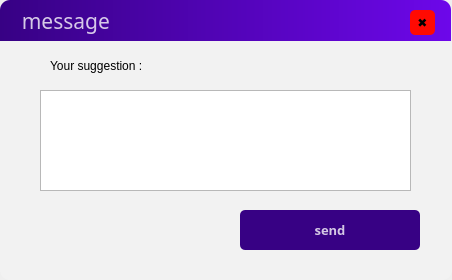
<?xml version="1.0" encoding="UTF-8"?>
<ui version="4.0">
 <class>Form</class>
 <widget class="QWidget" name="Form">
  <property name="geometry">
   <rect>
    <x>0</x>
    <y>0</y>
    <width>452</width>
    <height>280</height>
   </rect>
  </property>
  <property name="windowTitle">
   <string>Form</string>
  </property>
  <layout class="QHBoxLayout" name="horizontalLayout">
   <property name="spacing">
    <number>0</number>
   </property>
   <property name="leftMargin">
    <number>0</number>
   </property>
   <property name="topMargin">
    <number>0</number>
   </property>
   <property name="rightMargin">
    <number>0</number>
   </property>
   <property name="bottomMargin">
    <number>0</number>
   </property>
   <item>
    <widget class="QFrame" name="frame">
     <property name="styleSheet">
      <string notr="true">QFrame#frame{
	background-color: rgba(242,242,242,1.000);
	border-radius:10px;
}</string>
     </property>
     <property name="frameShape">
      <enum>QFrame::StyledPanel</enum>
     </property>
     <property name="frameShadow">
      <enum>QFrame::Raised</enum>
     </property>
     <widget class="QLabel" name="label">
      <property name="geometry">
       <rect>
        <x>0</x>
        <y>0</y>
        <width>451</width>
        <height>41</height>
       </rect>
      </property>
      <property name="font">
       <font>
        <family>Arial Black</family>
        <pointsize>16</pointsize>
        <weight>10</weight>
        <italic>false</italic>
        <bold>false</bold>
       </font>
      </property>
      <property name="styleSheet">
       <string notr="true">QLabel#label{
	font: 87 16pt &quot;Arial Black&quot;;
	background-color:qlineargradient(spread:pad, x1:0, y1:0, x2:1, y2:0, stop:0 rgb(55, 1, 132), stop:1 rgb(109, 7, 234));
	border-top-right-radius:10px;
	border-top-left-radius:10px;
	color:rgba(255,255,255,200);
}


</string>
      </property>
      <property name="text">
       <string>    message</string>
      </property>
     </widget>
     <widget class="QPushButton" name="close_button">
      <property name="geometry">
       <rect>
        <x>410</x>
        <y>10</y>
        <width>25</width>
        <height>25</height>
       </rect>
      </property>
      <property name="minimumSize">
       <size>
        <width>25</width>
        <height>25</height>
       </size>
      </property>
      <property name="maximumSize">
       <size>
        <width>25</width>
        <height>25</height>
       </size>
      </property>
      <property name="styleSheet">
       <string notr="true">QPushButton#close_button{
	background-color:rgb(255, 10, 2);
	color::rgba(255,255,255,200);
	border-radius:5px;
}
QPushButton#close_button:hover{
	background-color:rgba(2,62,118,150);
	color:rgba(255,255,255,200);
	border-radius:5px;
}
QPushButton#close_button:pressed{
	padding-left:5px;
	padding-top:5px;
	background-color:rgba(2,62,118,100);
}
</string>
      </property>
      <property name="text">
       <string>✖</string>
      </property>
     </widget>
     <widget class="QPushButton" name="send_btn">
      <property name="geometry">
       <rect>
        <x>240</x>
        <y>210</y>
        <width>180</width>
        <height>40</height>
       </rect>
      </property>
      <property name="minimumSize">
       <size>
        <width>180</width>
        <height>40</height>
       </size>
      </property>
      <property name="maximumSize">
       <size>
        <width>180</width>
        <height>40</height>
       </size>
      </property>
      <property name="font">
       <font>
        <family>Arial Black</family>
        <pointsize>10</pointsize>
        <weight>75</weight>
        <bold>true</bold>
       </font>
      </property>
      <property name="styleSheet">
       <string notr="true">QPushButton#send_btn{
	background-color:rgb(55, 1, 132);
	color:rgba(255,255,255,200);
	border-radius:5px;
}
QPushButton#send_btn:hover{
	background-color:rgba(2,62,118,150);
	color:rgba(255,255,255,200);
	border-radius:5px;
}
QPushButton#send_btn:pressed{
	padding-left:5px;
	padding-top:5px;
	background-color:rgba(2,62,118,100);
}</string>
      </property>
      <property name="text">
       <string>send</string>
      </property>
     </widget>
     <widget class="QTextEdit" name="msg_l">
      <property name="geometry">
       <rect>
        <x>40</x>
        <y>90</y>
        <width>371</width>
        <height>101</height>
       </rect>
      </property>
     </widget>
     <widget class="QLabel" name="label_2">
      <property name="geometry">
       <rect>
        <x>50</x>
        <y>50</y>
        <width>231</width>
        <height>31</height>
       </rect>
      </property>
      <property name="styleSheet">
       <string notr="true">font: 10pt &quot;Arial Rounded MT Bold&quot;;</string>
      </property>
      <property name="text">
       <string>Your suggestion :</string>
      </property>
     </widget>
    </widget>
   </item>
  </layout>
 </widget>
 <resources/>
 <connections/>
</ui>
